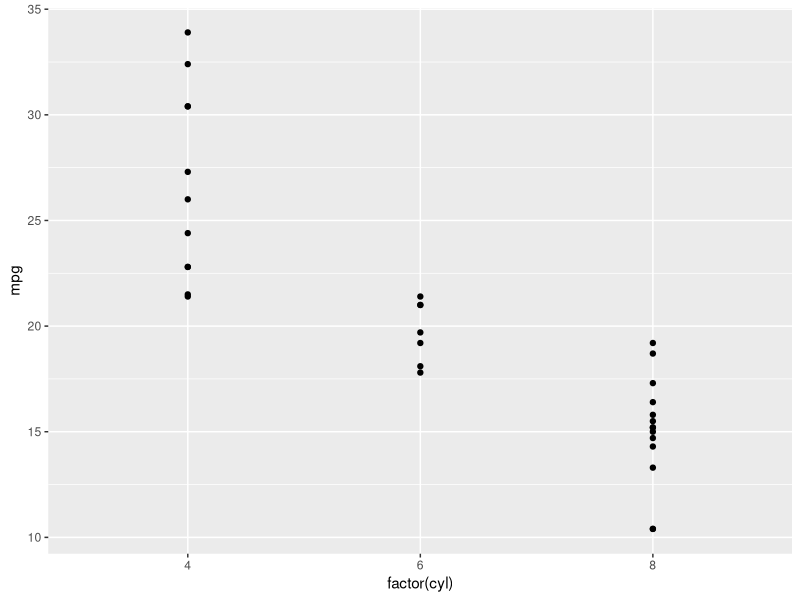
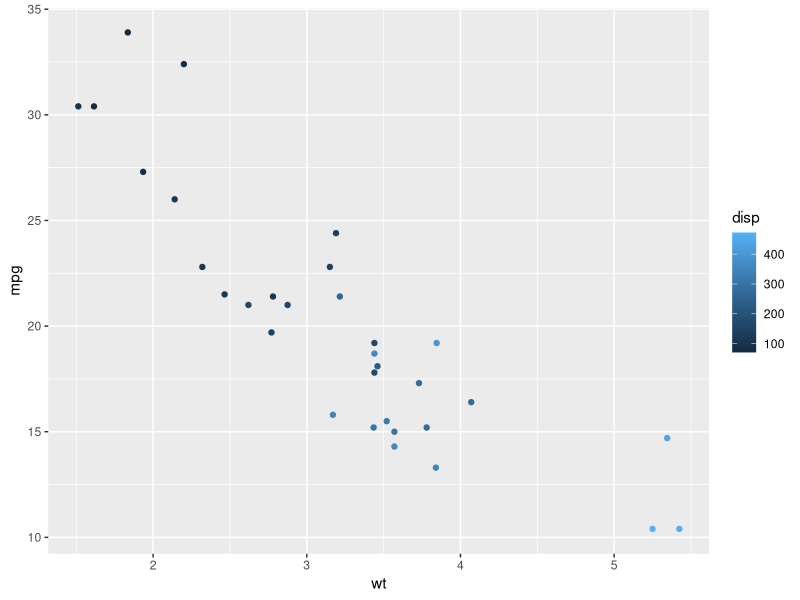
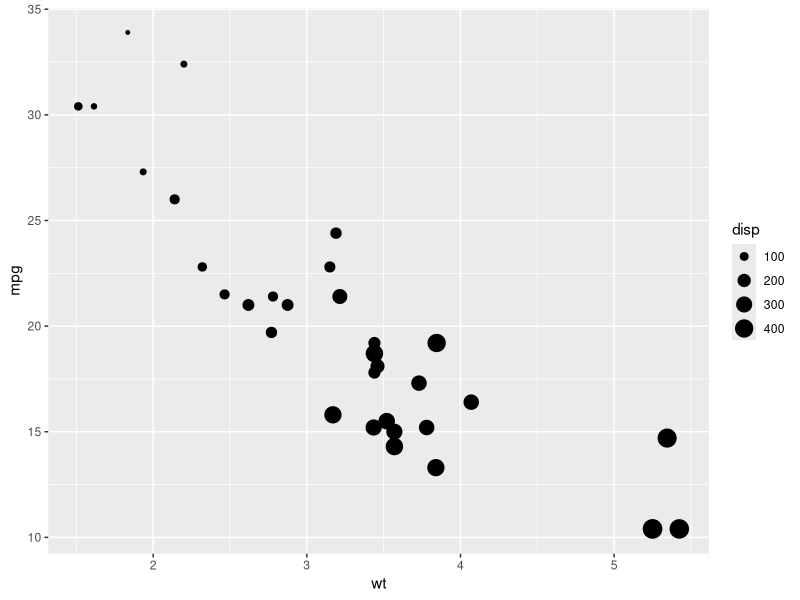
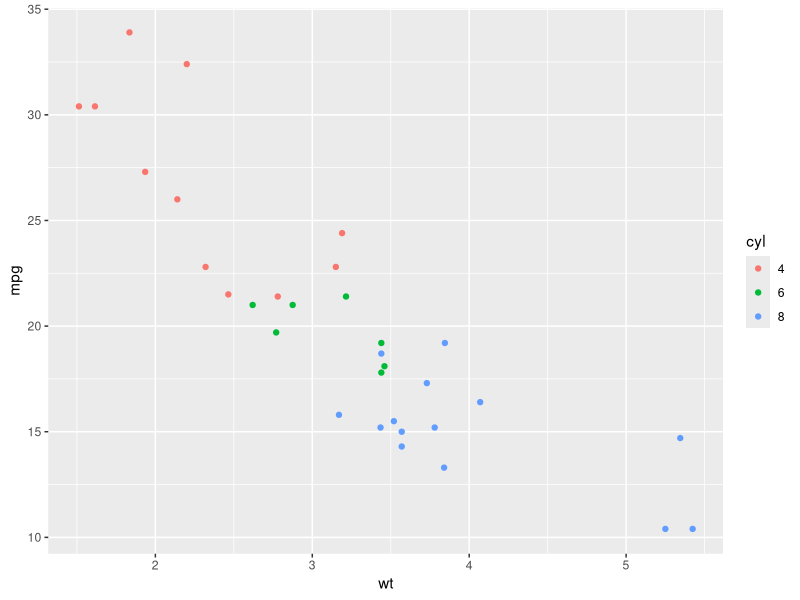
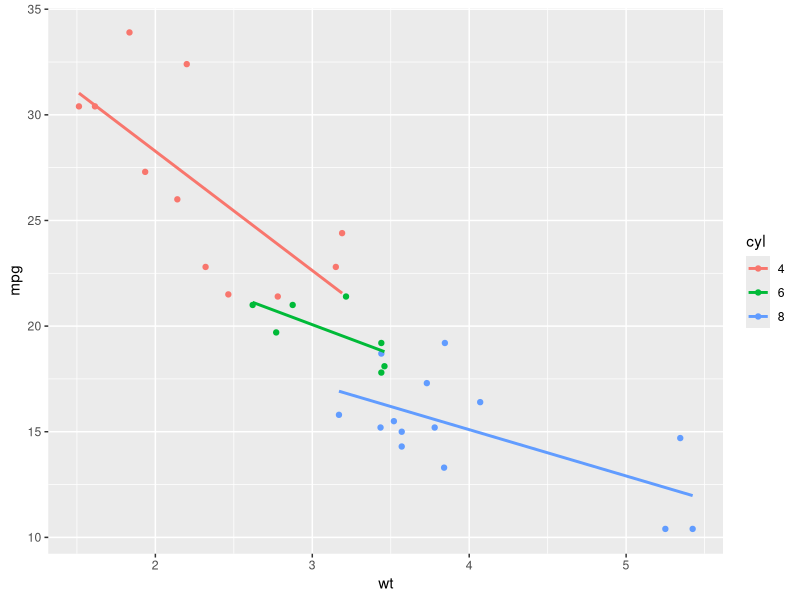
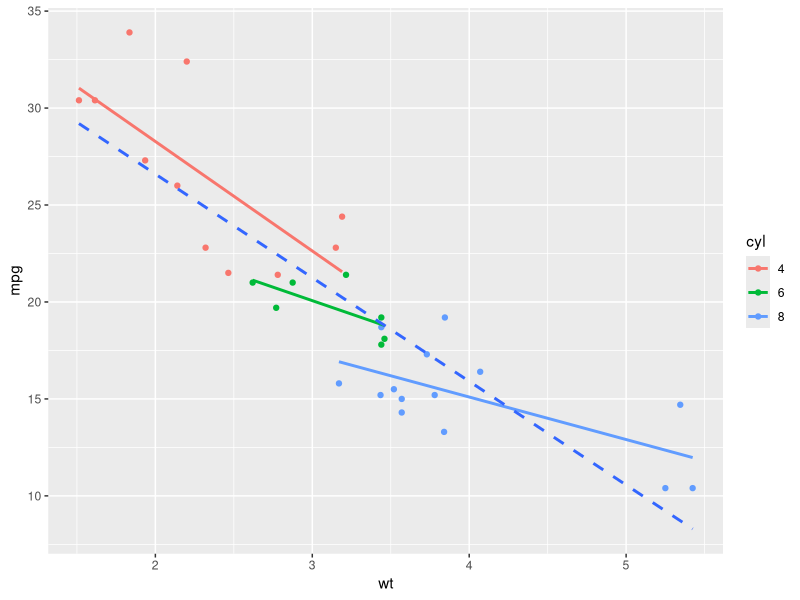
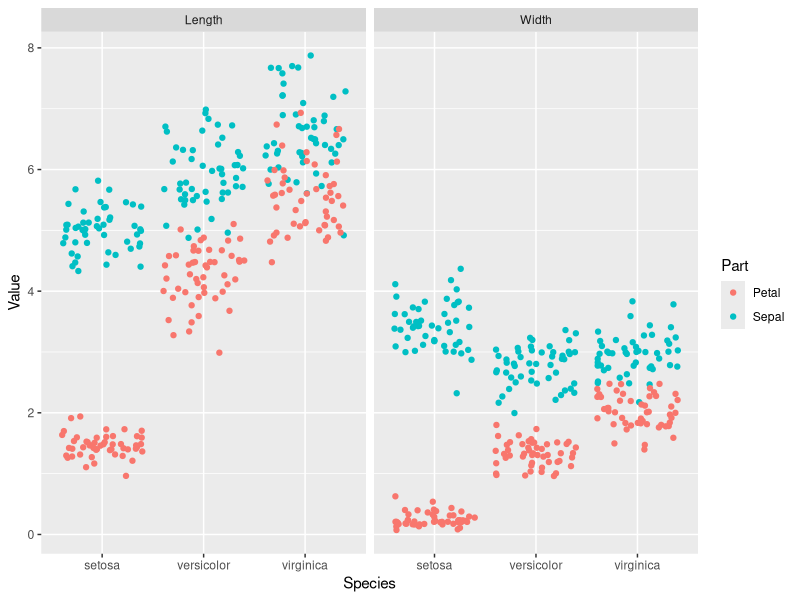
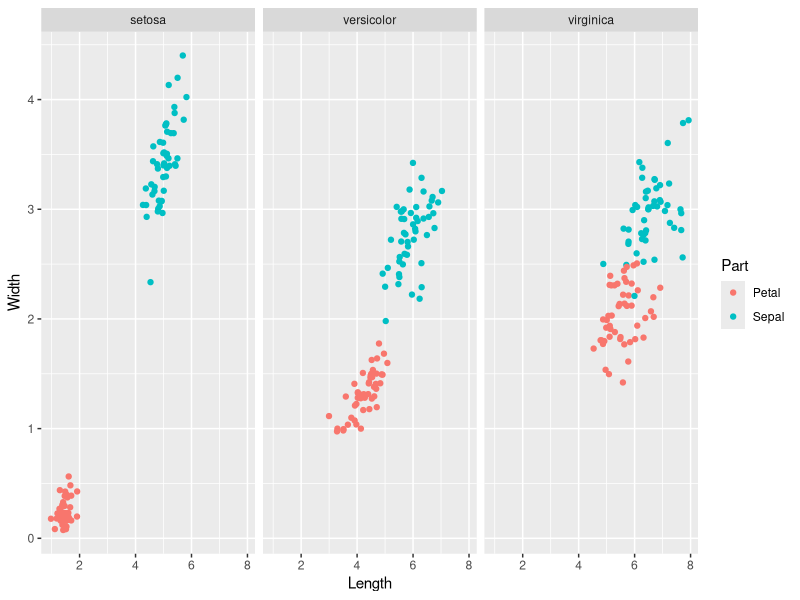

Here is the R script that generated these plots, in order: (Note: this script raises an error after producing the figures.)
## ---- chunk 1
knitr::opts_chunk$set(echo = TRUE)
## ---- chunk 2
library(ggplot2)
library(dplyr)
library(lubridate)
library(readr)
## ---- chunk 3
# Change the command below so that cyl is treated as factor
ggplot(mtcars, aes(x = factor(cyl), y = mpg)) +
geom_point()
## ---- chunk 4
par(mfrow=c(1,2))
ggplot(mtcars, aes(x = wt, y = mpg, color = disp)) +
  geom_point()

ggplot(mtcars, aes(x = wt, y = mpg, size = disp)) +
  geom_point()

## ---- chunk 5
# Convert cyl to factor
mtcars$cyl <- as.factor(mtcars$cyl)

# Plot 1: add geom_point() to this command to create a scatter plot
ggplot(mtcars, aes(x = wt, y = mpg, col = cyl)) +
  geom_point()

# Plot 2: include the lines of the linear models, per cyl
ggplot(mtcars, aes(x = wt, y = mpg, col = cyl)) +
  geom_point() +
  geom_smooth(method = "lm", se = FALSE)

# Plot 3: include a lm for the entire dataset in its whole
ggplot(mtcars, aes(x = wt, y = mpg, col = cyl)) +
  geom_point() +
  geom_smooth(method = "lm", se = FALSE) +
  geom_smooth(aes(group = 1), method = "lm", se = FALSE, linetype = 2)
## ---- chunk 6
library(tidyr)
iris.tidy <- iris %>%
  gather(key, Value, -Species) %>%
  separate(key, c("Part", "Measure"), "\\.")

# Add column with unique ids (don't need to change)
iris$Flower <- 1:nrow(iris)
iris.wide <- iris %>%
  gather(key, value, -Species, -Flower) %>%
  separate(key, c("Part", "Measure"), "\\.") %>%
  spread("Measure", value)
## ---- chunk 7
ggplot(iris.tidy, aes(x = Species, y = Value, col = Part)) +
  geom_jitter() +
  facet_grid(. ~ Measure)

ggplot(iris.wide, aes(x = Length, y = Width, color = Part)) +
  geom_jitter() +
  facet_grid(. ~ Species)
## ---- chunk 8
# Dot plot with jittering
ggplot(diamonds, aes(x = clarity, y = carat, color = price)) +
  geom_point(alpha = 0.5, position = "jitter")

ggplot(mtcars, aes(x = cyl, y = wt)) +
  geom_point(position = position_jitter(.1))
## ---- chunk 9
posn_d <- position_dodge(width=.2)
ggplot(mtcars, aes(x = cyl, fill = factor(am))) +
  geom_bar(position = posn_d)+
  scale_fill_brewer(palette = "Set1") #for more detail ?brewer.pal

ggplot(mtcars, aes(mpg,fill=factor(cyl))) +
  geom_histogram(binwidth = 1,position="identity")

ggplot(mtcars, aes(mpg,col=factor(cyl))) +
  geom_freqpoly(binwidth = 1,position="identity")

ggplot(Vocab, aes(x = factor(education), fill = factor(vocabulary))) +
  geom_bar(position="fill") +
  scale_fill_brewer()

# Definition of a set of blue colors
blues <- brewer.pal(9, "Blues") # from the RColorBrewer package
# 1 - Make a color range using colorRampPalette() and the set of blues
blue_range <- colorRampPalette(blues)
# 2 - Use blue_range to adjust the color of the bars, use scale_fill_manual()
ggplot(Vocab, aes(x = education, fill = vocabulary)) +
  geom_bar(position = "fill") +
  scale_fill_manual(values=blue_range(11))

## ---- chunk 10
# Expand the following command with geom_rect() to draw the recess periods
ggplot(economics, aes(x = date, y = unemploy/pop)) +
  geom_rect(data = recess,
         aes(xmin = begin, xmax = end, ymin = -Inf, ymax = +Inf),
         inherit.aes = FALSE, fill = "red", alpha = 0.2) +
  geom_line()

## ---- chunk 11
# 3 - Take plot 2, map Diet onto col.
ggplot(ChickWeight, aes(x = Time, y = weight,col=Diet)) +
  geom_line(aes(group = Chick))


# 4 - Take plot 3, add geom_smooth()
ggplot(ChickWeight, aes(x = Time, y = weight,col=Diet)) +
  geom_smooth(lwd=2,se=F)+
  geom_line(aes(group = Chick),alpha=.3) 
## ---- chunk 12
# titanic is avaliable in your workspace
# 1 - Check the structure of titanic
str(titanic)

# 2 - Use ggplot() for the first instruction
ggplot(titanic, aes(x = Pclass, fill = Sex)) +
  geom_bar(position = "dodge")

# 3 - Plot 2, add facet_grid() layer
ggplot(titanic, aes(x = Pclass, fill = Sex)) +
  geom_bar(position = "dodge") +
  facet_grid(.~Survived)

# 4 - Define an object for position jitterdodge, to use below
posn.jd <- position_jitterdodge(0.5, 0, 0.6)

# 5 - Plot 3, but use the position object from instruction 4
ggplot(titanic, aes(x = Pclass,y=Age, col = Sex)) +
  geom_point(size=3,alpha=.5, position = posn.jd) +
  facet_grid(.~Survived)

## ---- chunk 13
# Plot 1: change the LOESS span
ggplot(mtcars, aes(x = wt, y = mpg)) +
  geom_point() +
  # Add span below
  geom_smooth(se = F, span=.7)

# Plot 2: Set the overall model to LOESS and use a span of 0.7
ggplot(mtcars, aes(x = wt, y = mpg, col = factor(cyl))) +
  geom_point() +
  stat_smooth(method = "lm", se = F) +
  # Change method and add span below
  stat_smooth(method = "loess", aes(group = 1),
              se = F, col = "black", span=.7)

# Plot 3: Set col to "All", inside the aes layer of stat_smooth()
ggplot(mtcars, aes(x = wt, y = mpg, col = factor(cyl))) +
  geom_point() +
  stat_smooth(method = "lm", se = F) +
  stat_smooth(method = "loess",
              # Add col inside aes()
              aes(group = 1,col="All"),
              # Remove the col argument below
              se = F, span = 0.7)

# Plot 4: Add scale_color_manual to change the colors
myColors <- c(brewer.pal(3, "Dark2"), "black")
ggplot(mtcars, aes(x = wt, y = mpg, col = factor(cyl))) +
  geom_point() +
  stat_smooth(method = "lm", se = F, span = 0.75) +
  stat_smooth(method = "loess",
              aes(group = 1, col="All"),
              se = F, span = 0.7) +
  # Add correct arguments to scale_color_manual
  scale_color_manual("Cylinders",values=myColors)
## ---- chunk 14
# Plot 1: Jittered scatter plot, add a linear model (lm) smooth:
ggplot(Vocab, aes(x = education, y = vocabulary)) +
  geom_jitter(alpha = 0.2)+
  stat_smooth(method="lm",se=F)


# Plot 2: Only lm, colored by year
ggplot(Vocab, aes(x = education, y = vocabulary,col=factor(year))) +
  stat_smooth(method="lm",se=F)

# Plot 3: Set a color brewer palette
ggplot(Vocab, aes(x = education, y = vocabulary,col=factor(year))) +
  stat_smooth(method="lm",se=F)+
  scale_color_brewer()

# Plot 4: Add the group, specify alpha and size
ggplot(Vocab, aes(x = education, y = vocabulary, group=factor(year), col = year)) +
  stat_smooth(method = "lm", se = F, alpha=.6, size=2) +
  scale_color_gradientn(colors = brewer.pal(9,"YlOrRd"))
## ---- chunk 15
library(Hmisc)
# Convert cyl and am to factors:
mtcars$cyl <- as.factor(mtcars$cyl)
mtcars$am <- as.factor(mtcars$am)

# Define positions:
posn.d <- position_dodge(width=.1)
posn.jd <-position_jitterdodge(jitter.width=.1,dodge.width=.2)
posn.j <- position_jitter(width=.2)

# base layers:
wt.cyl.am <-ggplot(mtcars,aes(cyl,wt,col=am,fill=am, group=am))
# Plot 1: Jittered, dodged scatter plot with transparent points
wt.cyl.am +
  geom_point(position = posn.jd, alpha = 0.6)

# Plot 2: Mean and SD - the easy way
wt.cyl.am +
  geom_point(position = posn.jd, alpha = 0.6)+
  stat_summary(fun.data=mean_sdl,fun.args=list(mult=1),position=posn.d)



# Plot 3: Mean and 95% CI - the easy way
wt.cyl.am +
  geom_point(position = posn.jd, alpha = 0.6)+
  stat_summary(fun.data=mean_cl_normal,position=posn.d)


# Plot 4: Mean and SD - with T-tipped error bars - fill in ___
wt.cyl.am +
  stat_summary(geom = "point", fun.y = mean,
               position = posn.d) +
  stat_summary(geom = "errorbar", fun.data = mean_sdl,
               position = posn.d, fun.args = list(mult = 1), width = 0.1)
## ---- chunk 16
gg_range <- function(x) {
  # Change x below to return the instructed values
  data.frame(ymin = min(x), # Min
             ymax = max(x)) # Max
}

# Function to Custom function:
med_IQR <- function(x) {
  # Change x below to return the instructed values
  data.frame(y = median(x), # Median
             ymin = quantile(x)[2], # 1st quartile
             ymax = quantile(x)[4])  # 3rd quartile
}
# The base ggplot command, you don't have to change this
wt.cyl.am <- ggplot(mtcars, aes(x = cyl,y = wt, col = am, fill = am, group = am))

# Add three stat_summary calls to wt.cyl.am
wt.cyl.am +
  stat_summary(geom = "linerange", fun.data = med_IQR,
               position = posn.d, size = 3) +
  stat_summary(geom = "linerange", fun.data = gg_range,
               position = posn.d, size = 3,
               alpha = .4) +
  stat_summary(geom = "point", fun.y = median,
               position = posn.d, size = 3,
               col = "black", shape = "X")
## ---- chunk 17
base.plot <- ggplot(iris, aes(Sepal.Length, Sepal.Width, col=Species)) +
               geom_jitter() +
               geom_smooth(method = "lm", se = F)

# Plot base.plot: default aspect ratio
base.plot

# Fix aspect ratio (1:1) of base.plot
base.plot+coord_equal()
## ---- chunk 18
thin.bar <- ggplot(mtcars, aes(x=1,fill=cyl)) +
              geom_bar()

# Convert thin.bar to pie chart
thin.bar+coord_polar(theta="y")

# Create stacked bar plot: wide.bar
wide.bar <- ggplot(mtcars, aes(x=1,fill=cyl)) +
              geom_bar(width=1)


# Convert wide.bar to pie chart

wide.bar+coord_polar(theta="y")
## ---- chunk 19
# Basic scatter plot:
p <- ggplot(mtcars, aes(x = wt, y = mpg)) +
  geom_point()
# Separate rows according to transmission type, am
p+facet_grid(am ~.)
# Separate columns according to cylinders, cyl
p+facet_grid(.~cyl)
# Separate by both columns and rows 
p+facet_grid(am ~ cyl)
## ---- chunk 20
# Code to create the cyl_am col and myCol vector
library(RColorBrewer)
mtcars$cyl_am <- paste(mtcars$cyl, mtcars$am, sep = "_")
myCol <- rbind(brewer.pal(9, "Blues")[c(3,6,8)],
               brewer.pal(9, "Reds")[c(3,6,8)])

# Basic scatter plot, add color scale:
ggplot(mtcars, aes(x = wt, y = mpg,col=cyl_am)) +
  geom_point()+scale_color_manual(values=myCol)
# Facet according on rows and columns.
ggplot(mtcars, aes(x = wt, y = mpg,col=cyl_am)) +
  geom_point()+scale_color_manual(values=myCol)+
facet_grid(gear ~ vs)
# Add more variables
ggplot(mtcars, aes(x = wt, y = mpg,col=cyl_am,size=disp)) +
  geom_point()+scale_color_manual(values=myCol)+
facet_grid(gear ~ vs)
## ---- chunk 21
myPink<-"#FEE0D2"
z<-ggplot(mtcars, aes(wt, mpg, col=cyl)) +
               geom_jitter(alpha=0.7) +
               geom_smooth(method = "lm", se = F)+
               facet_grid(.~cyl)+
               coord_equal()
z+theme(plot.background=element_rect(fill=myPink))
uniform_panels <- theme(panel.background = element_blank(), 
                        legend.key = element_blank(), 
                        legend.background=element_blank(), 
                        strip.background = element_blank())
z + 
  theme(plot.background = element_rect(fill = myPink, color = "black", size = 3)) +
  uniform_panels
z+theme(panel.grid=element_blank(),
  axis.line=element_line("black"),
  axis.ticks=element_line("black")
  )
z+theme(strip.text=element_text(size=16,color=myRed), axis.title.x=element_text(color=myRed,hjust=0,face="italic"), axis.title.y=element_text(color=myRed,hjust=0,face="italic"),
axis.text=element_text(color="black"))
## ---- chunk 22
# Move legend by position
z+theme(legend.position=c(.85,.85))

# Change direction
z+theme(legend.direction="horizontal")

# Change location by name
z+theme(legend.position="bottom")

# Remove legend entirely
z+theme(legend.position="none")
## ---- chunk 23
library(grid)
# Increase spacing between facets
z+theme(panel.spacing.x=unit(2,"cm"))
# Add code to remove any excess plot margin space
z+theme(panel.spacing.x=unit(2,"cm"),plot.margin=unit(c(0,0,0,0), "cm"))
myRed="#99000D"
# Theme layer saved as an object, theme_pink
theme_pink <- theme(panel.background = element_blank(),
                    legend.key = element_blank(),
                    legend.background = element_blank(),
                    strip.background = element_blank(),
                    plot.background = element_rect(fill = myPink, color = "black", size = 3),
                    panel.grid = element_blank(),
                    axis.line = element_line(color = "black"),
                    axis.ticks = element_line(color = "black"),
                    strip.text = element_text(size = 16, color = myRed),
                    axis.title.y = element_text(color = myRed, hjust = 0, face = "italic"),
                    axis.title.x = element_text(color = myRed, hjust = 0, face = "italic"),
                    axis.text = element_text(color = "black"),
                    legend.position = "none")
  
# Apply theme_pink to z2
z+theme_pink
# Change code so that old theme is saved as old
old<-theme_update(panel.background = element_blank(),
             legend.key = element_blank(),
             legend.background = element_blank(),
             strip.background = element_blank(),
             plot.background = element_rect(fill = myPink, color = "black", size = 3),
             panel.grid = element_blank(),
             axis.line = element_line(color = "black"),
             axis.ticks = element_line(color = "black"),
             strip.text = element_text(size = 16, color = myRed),
             axis.title.y = element_text(color = myRed, hjust = 0, face = "italic"),
             axis.title.x = element_text(color = myRed, hjust = 0, face = "italic"),
             axis.text = element_text(color = "black"),
             legend.position = "none")
# Restore the old plot
theme_set(old)
# Display the plot z2
z

## ---- chunk 24
# Load ggthemes package
library(ggthemes)
# Apply theme_tufte
z+theme_tufte()
# Apply theme_tufte, modified:
z+theme_tufte()+theme(legend.position=c(0.9, 0.9), legend.title=element_text(face="italic",size=12),axis.title=element_text(face="bold",size=14))
 
